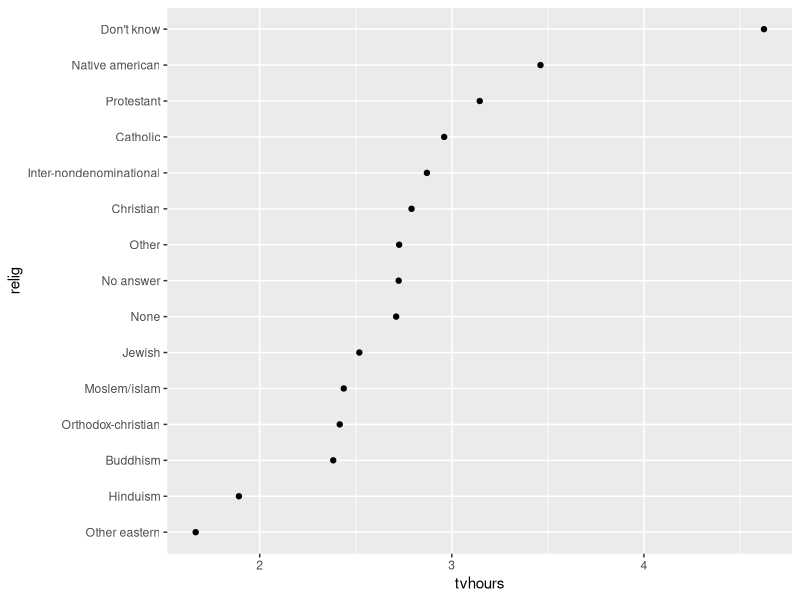

Recreate this plot in R.
data <- data.frame(Height=c(20,30,50),Weight=c(20,70,90))

library(tidyverse)
head(data) %>% as_tibble()


 data(iris) # This load the iris data set into R
head(iris) # This shows the first six rows
 print(iris) # Print will print all values if it is a data frame but if it is a tibble print will only show you the first 10 rows and it will also show more information of the columns that you read in

 iris %>% as_tibble()


 # tidyr
 ?tidyr
 # separate function
 # unite function
 # pivot_longer
 # pivot_wider


 # Sepaate
 tab <- separate(data = table3,col = 'rate',into = c('Cases','Population'),sep = '/')

 unite(data =tab,col = 'Merge',c('year','Cases'),sep = '/')

 data("billboard")
View(billboard)

# Pivot_Longer
pivot_longer(data = billboard,cols = c('wk1':'wk76'),names_to = 'Week',values_to = 'PH',values_drop_na = TRUE) # The values_drop_na remove all the missing data




# dplyr
?dplyr

# Select
# filter
# mutate and Transmute
# group_by
# Summarize
# Arrange
head(mtcars)

# Select
select(mtcars,mpg,cyl,disp) %>% as_tibble()

#Helper function with select
select(.data = mtcars,starts_with('di')) %>% as_tibble()


# Logical Operators
# <
# <=
# >
# >=
# != not equal to
# | or
# & and
# == Equal to

filter(.data = mtcars,mpg>20,vs==0) %>% as_tibble()

head(iris)

filter(.data = iris,Species%in%c('setosa','versicolor'))

# Mutate
mutate(.data = iris,Weight=Sepal.Length*10) %>% as_tibble()

mutate(.data = mtcars,Height=hp/drat) %>%
  select(-hp) %>% as_tibble()

# Transmute
transmute(.data = iris,
Weight=Sepal.Length*10) %>% as_tibble()


iris %>% group_by(Species) %>%
  summarise(n=n(),Mean=mean(Sepal.Length),SD=sd(Sepal.Length)) %>%
  arrange(desc(SD))


# Forcat

# fct_recode
# fct_colapse
# fct_reorder and fct_reorder2

data(gss_cat)
head(gss_cat)

levels(gss_cat$partyid)


# fct_recode
gss_cat %>%
  mutate(partyid=fct_recode(partyid,'Not strong republican'='Not str republican','Independent near republican'='Ind,near rep','Independent near democrat'='Ind,near dem','Not strong democrat'='Not str democrat'))


# fct_colapse
gss_cat %>%
  mutate(partyid=fct_collapse(partyid,Deep=c("No answer","Strong republican","Independent","Strong democrat"),Dip=c("Don't know","Not str republican","Ind,near dem"),Strong=c("Other party","Ind,near rep","Not str democrat")))


# fct_reorder and fct_reorder2

gss_cat %>%
  group_by(relig) %>%
  summarise(n=n(),tvhours=mean(tvhours,na.rm=T)) %>%
  mutate(relig=fct_reorder(.f = relig,tvhours)) %>%
  ggplot(aes(tvhours,relig))+geom_point()

